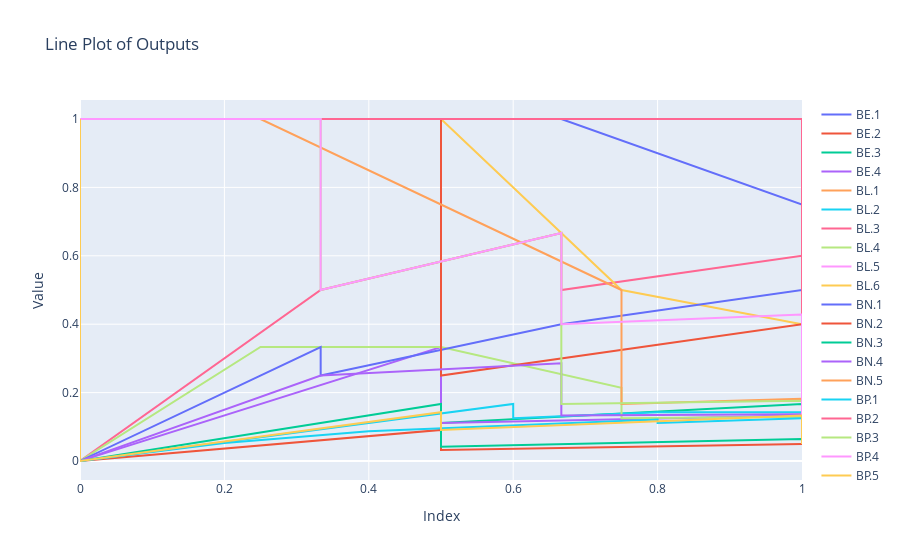

The notebook cell this image was saved under:
### Code cell
import plotly.graph_objs as go

# Create an empty list to store the line plots
line_plots = []

# Iterate over the classes in outputs_df
for ppa in random_forest.classes_:    
    precision, recall, _ = precision_recall_curve(outputs_df[outputs_df['test_set']][ppa], y_pred_proba_df[ppa])
    
    # Create a line plot for the current class
    line_plot = go.Scatter(
        x=recall,
        y=precision,
        mode='lines',
        name=ppa
    )
    
    # Add the line plot to the list
    line_plots.append(line_plot)

# Create the layout for the plot
layout = go.Layout(
    title='Line Plot of Outputs',
    xaxis=dict(title='Index'),
    yaxis=dict(title='Value')
)

# Create the figure with the line plots and layout
fig = go.Figure(data=line_plots, layout=layout)

# Display the figure
fig.show()

### Figure 1 — Plotly figure (JSON) as saved in the notebook; plotly's stock layout.template omitted (floating-point values rounded to 4 significant figures)
{"data": [{"mode": "lines", "name": "BE.1", "type": "scatter", "x": [1, 1, 1, 1, 1, 1, 1, 1, 1, 1, 1, 1, 0.6667, 0], "y": [0.075, 0.07692, 0.08108, 0.1, 0.1154, 0.15, 0.1875, 0.25, 0.3333, 0.5, 0.6, 0.75, 1, 1]}, {"mode": "lines", "name": "BE.2", "type": "scatter", "x": [1, 0.5, 0.5, 0.5, 0.5, 0, 0, 0], "y": [0.05, 0.03226, 0.03704, 0.05, 0.09091, 0, 0, 1]}, {"mode": "lines", "name": "BE.3", "type": "scatter", "x": [1, 1, 1, 1, 1, 1, 1, 1, 0.5, 0.5, 0.5, 0.5, 0], "y": [0.05, 0.05128, 0.05882, 0.07407, 0.08696, 0.1053, 0.125, 0.1667, 0.1111, 0.3333, 0.5, 1, 1]}, {"mode": "lines", "name": "BE.4", "type": "scatter", "x": [1, 1, 1, 1, 1, 0.5, 0.5, 0.5, 0, 0], "y": [0.05, 0.05405, 0.06452, 0.1053, 0.1333, 0.1111, 0.2, 0.3333, 0, 1]}, {"mode": "lines", "name": "BL.1", "type": "scatter", "x": [1, 1, 1, 1, 1, 1, 1, 1, 1, 1, 1, 0.5, 0], "y": [0.05, 0.05556, 0.06061, 0.08696, 0.1176, 0.1667, 0.2222, 0.4, 0.5, 0.6667, 1, 1, 1]}, {"mode": "lines", "name": "BL.2", "type": "scatter", "x": [1, 1, 1, 0.8, 0.6, 0.6, 0, 0, 0, 0, 0], "y": [0.125, 0.1282, 0.1429, 0.1429, 0.125, 0.1667, 0, 0, 0, 0, 1]}, {"mode": "lines", "name": "BL.3", "type": "scatter", "x": [1, 1, 1, 1, 1, 1, 1, 1, 1, 1, 1, 0.6667, 0.6667, 0.3333, 0, 0], "y": [0.075, 0.07692, 0.07895, 0.08571, 0.1034, 0.12, 0.15, 0.25, 0.375, 0.4286, 0.6, 0.5, 0.6667, 0.5, 0, 1]}, {"mode": "lines", "name": "BL.4", "type": "scatter", "x": [1, 1, 1, 1, 0.75, 0.75, 0.75, 0.5, 0.25, 0, 0], "y": [0.1, 0.1081, 0.1176, 0.129, 0.125, 0.15, 0.2143, 0.3333, 0.3333, 0, 1]}, {"mode": "lines", "name": "BL.5", "type": "scatter", "x": [1, 1, 1, 1, 1, 1, 1, 1, 1, 1, 1, 1, 0.5, 0], "y": [0.05, 0.05263, 0.05714, 0.07143, 0.09091, 0.1053, 0.1538, 0.2222, 0.2857, 0.3333, 0.6667, 1, 1, 1]}, {"mode": "lines", "name": "BL.6", "type": "scatter", "x": [1, 1, 1, 1, 1, 1, 1, 1, 1, 1, 0.75, 0.5, 0.25, 0], "y": [0.1, 0.1026, 0.1053, 0.125, 0.1379, 0.16, 0.2, 0.2857, 0.3333, 0.4, 0.5, 1, 1, 1]}, {"mode": "lines", "name": "BN.1", "type": "scatter", "x": [1, 1, 1, 1, 1, 1, 1, 1, 1, 1, 0.6667, 0.3333, 0.3333, 0, 0], "y": [0.075, 0.07895, 0.09091, 0.1111, 0.1304, 0.15, 0.2143, 0.3, 0.4286, 0.5, 0.4, 0.25, 0.3333, 0, 1]}, {"mode": "lines", "name": "BN.2", "type": "scatter", "x": [1, 1, 1, 1, 1, 1, 1, 1, 1, 1, 0.5, 0.5, 0.5, 0.5, 0], "y": [0.05, 0.05128, 0.05405, 0.06452, 0.1, 0.125, 0.1429, 0.1818, 0.25, 0.4, 0.25, 0.3333, 0.5, 1, 1]}, {"mode": "lines", "name": "BN.3", "type": "scatter", "x": [1, 1, 0.5, 0.5, 0.5, 0.5, 0.5, 0, 0, 0], "y": [0.05, 0.06452, 0.04167, 0.05263, 0.07692, 0.1429, 0.1667, 0, 0, 1]}, {"mode": "lines", "name": "BN.4", "type": "scatter", "x": [1, 1, 1, 0.6667, 0.6667, 0.3333, 0, 0, 0], "y": [0.075, 0.08571, 0.1364, 0.1333, 0.2857, 0.25, 0, 0, 1]}, {"mode": "lines", "name": "BN.5", "type": "scatter", "x": [1, 1, 1, 1, 1, 0.75, 0.75, 0.75, 0.75, 0.75, 0.25, 0], "y": [0.1, 0.1026, 0.1111, 0.1333, 0.1818, 0.1667, 0.2, 0.3, 0.3333, 0.5, 1, 1]}, {"mode": "lines", "name": "BP.1", "type": "scatter", "x": [1, 0.8, 0.8, 0.6, 0.4, 0.2, 0, 0, 0, 0, 0, 0, 0, 0], "y": [0.125, 0.1111, 0.1212, 0.1034, 0.08696, 0.05263, 0, 0, 0, 0, 0, 0, 0, 1]}, {"mode": "lines", "name": "BP.2", "type": "scatter", "x": [1, 1, 1, 1, 1, 1, 1, 1, 1, 1, 0.5, 0], "y": [0.05, 0.05263, 0.05405, 0.06452, 0.08696, 0.1111, 0.1333, 0.1818, 0.2857, 1, 1, 1]}, {"mode": "lines", "name": "BP.3", "type": "scatter", "x": [1, 1, 1, 1, 1, 1, 0.6667, 0.6667, 0.6667, 0.6667, 0.3333, 0.3333, 0], "y": [0.075, 0.07692, 0.08333, 0.09677, 0.1304, 0.1765, 0.1667, 0.2857, 0.4, 0.6667, 0.5, 1, 1]}, {"mode": "lines", "name": "BP.4", "type": "scatter", "x": [1, 1, 1, 1, 1, 1, 1, 1, 1, 1, 0.6667, 0.6667, 0.3333, 0.3333, 0], "y": [0.075, 0.07692, 0.07895, 0.09375, 0.1154, 0.1364, 0.15, 0.2727, 0.3333, 0.4286, 0.4, 0.6667, 0.5, 1, 1]}, {"mode": "lines", "name": "BP.5", "type": "scatter", "x": [1, 1, 1, 1, 1, 1, 1, 0.5, 0.5, 0.5, 0.5, 0, 0, 0, 0, 0], "y": [0.05, 0.05556, 0.0625, 0.06897, 0.08, 0.1053, 0.1333, 0.09091, 0.1111, 0.125, 0.1429, 0, 0, 0, 0, 1]}], "layout": {"title": {"text": "Line Plot of Outputs"}, "xaxis": {"title": {"text": "Index"}}, "yaxis": {"title": {"text": "Value"}}}}
